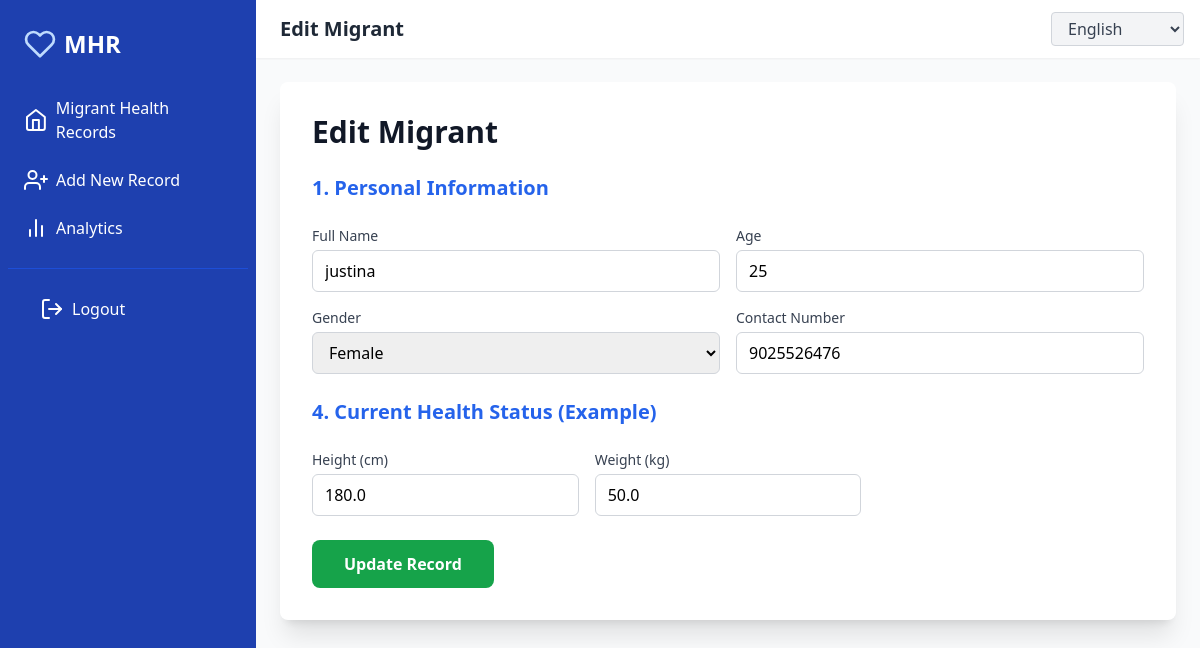
The app's page /edit/2 (signed in) with its own data.
### models.py (models this page shows, shortened)
class Migrant(db.Model):
    __tablename__ = "migrants"
    id = db.Column(db.Integer, primary_key=True)
    name = db.Column(db.String(100), nullable=False)
    date_of_birth = db.Column(db.Date, nullable=True)
    age = db.Column(db.Integer, nullable=False)
    gender = db.Column(db.String(10), nullable=False)
    nationality = db.Column(db.String(50), nullable=True)
    state_of_origin = db.Column(db.String(50), nullable=True)
    contact = db.Column(db.String(20), nullable=False)
    emergency_contact_name = db.Column(db.String(100), nullable=True)
    emergency_contact_number = db.Column(db.String(20), nullable=True)
    aadhaar_passport = db.Column(db.String(50), nullable=True, unique=True)
    preferred_language = db.Column(db.String(30), nullable=True)
    literacy_level = db.Column(db.String(30), nullable=True)
    data_sharing_consent = db.Column(db.Boolean, default=False)
    occupation = db.Column(db.String(100), nullable=True)
    employer_name = db.Column(db.String(100), nullable=True)
    employer_contact = db.Column(db.String(20), nullable=True)
    work_location_district = db.Column(db.String(50), nullable=True)
    work_location_pincode = db.Column(db.String(10), nullable=True)
    duration_of_stay = db.Column(db.String(50), nullable=True)
    living_conditions = db.Column(db.String(50), nullable=True)
    allergies = db.Column(db.Text, nullable=True)
    past_medical_conditions = db.Column(db.Text, nullable=True)
    past_surgical_history = db.Column(db.Text, nullable=True)
    family_history = db.Column(db.Text, nullable=True)
    immunization_status = db.Column(db.Text, nullable=True)
    height = db.Column(db.Float, nullable=True)
    weight = db.Column(db.Float, nullable=True)
    bmi = db.Column(db.Float, nullable=True)
    blood_group = db.Column(db.String(5), nullable=True)
    vital_signs = db.Column(db.Text, nullable=True)
    current_medications = db.Column(db.Text, nullable=True)
    ongoing_treatment = db.Column(db.Text, nullable=True)
    infectious_disease_screening = db.Column(db.Text, nullable=True)
    health_condition = db.Column(db.String(200), nullable=True)
    last_checkup = db.Column(db.Date, nullable=True)
    healthcare_facility = db.Column(db.String(100), nullable=True)
    doctor_name = db.Column(db.String(100), nullable=True)
    symptoms = db.Column(db.Text, nullable=True)
    diagnosis = db.Column(db.Text, nullable=True)
    prescriptions = db.Column(db.Text, nullable=True)
    lab_results = db.Column(db.Text, nullable=True)
    vaccination_records = db.Column(db.Text, nullable=True)
    disease_alerts = db.Column(db.Text, nullable=True)
    contact_tracing_info = db.Column(db.Text, nullable=True)
    referral_notes = db.Column(db.Text, nullable=True)
    follow_up_date = db.Column(db.Date, nullable=True)
    qr_code = db.Column(db.String(255), nullable=True)

### app.py (the view, shortened to what this page needs)
@app.route("/edit/<int:migrant_id>", methods=["GET", "POST"])
@login_required
def edit_migrant(migrant_id):
    migrant = Migrant.query.get_or_404(migrant_id)
    form = MigrantForm(obj=migrant)
    return render_template("edit_migrant.html", form=form, migrant=migrant, title="Edit Migrant")

### app.py (called while the page is built)
@app.context_processor
def inject_translations():
    lang = session.get('language', app.config['DEFAULT_LANGUAGE'])
    return dict(t=translations.get(lang, translations['en']))

@login_manager.user_loader
def load_user(user_id):
    return User.query.get(int(user_id))

### templates/edit_migrant.html (shortened to what this page needs)
{% extends "base.html" %}
{% block page_content %}
<div class="max-w-4xl mx-auto bg-white p-8 rounded-lg shadow-xl" data-aos="fade-in">
    <h2 class="text-3xl font-bold text-gray-900 mb-6">{{ title }}</h2>
    <form method="POST" class="space-y-6">
        <h3 class="text-xl font-semibold mb-4 text-blue-600">1. Personal Information</h3>
        <div class="grid grid-cols-1 md:grid-cols-2 gap-4">
            <div><label for="{{ form.name.id }}" class="block text-sm font-medium text-gray-700">{{ form.name.label }}</label>{{ form.name(class="mt-1 block w-full px-3 py-2 border border-gray-300 rounded-md", value=migrant.name) }}</div>
            <div><label for="{{ form.age.id }}" class="block text-sm font-medium text-gray-700">{{ form.age.label }}</label>{{ form.age(class="mt-1 block w-full px-3 py-2 border border-gray-300 rounded-md", value=migrant.age) }}</div>
            <div><label for="{{ form.gender.id }}" class="block text-sm font-medium text-gray-700">{{ form.gender.label }}</label>{{ form.gender(class="mt-1 block w-full px-3 py-2 border border-gray-300 rounded-md") }}</div>
            <div><label for="{{ form.contact.id }}" class="block text-sm font-medium text-gray-700">{{ form.contact.label }}</label>{{ form.contact(class="mt-1 block w-full px-3 py-2 border border-gray-300 rounded-md", value=migrant.contact) }}</div>
            </div>
        <h3 class="text-xl font-semibold mb-4 text-blue-600">4. Current Health Status (Example)</h3>
        <div class="grid grid-cols-1 md:grid-cols-3 gap-4">
            <div><label for="{{ form.height.id }}" class="block text-sm font-medium text-gray-700">{{ form.height.label }}</label>{{ form.height(class="mt-1 block w-full px-3 py-2 border border-gray-300 rounded-md", type="number", step="0.1", value=migrant.height) }}</div>
            <div><label for="{{ form.weight.id }}" class="block text-sm font-medium text-gray-700">{{ form.weight.label }}</label>{{ form.weight(class="mt-1 block w-full px-3 py-2 border border-gray-300 rounded-md", type="number", step="0.1", value=migrant.weight) }}</div>
        </div>
        <div>
            {{ form.submit(class="w-full md:w-auto bg-green-600 hover:bg-green-700 text-white px-8 py-3 rounded-lg font-bold transition duration-200", value="Update Record") }}
        </div>
    </form>
</div>
{% endblock page_content %}

### records on screen
Migrant: name "justina", age "25", gender "Female", contact "9025526476", height "180.0", weight "50.0"

### other values on screen
{{ t.app_name }} "Migrant Health Records"
{{ t.add_record }} "Add New Record"
{{ t.analytics }} "Analytics"
{{ t.logout }} "Logout"
{{ title or t.welcome }} "Edit Migrant"
{{ title }} "Edit Migrant"
